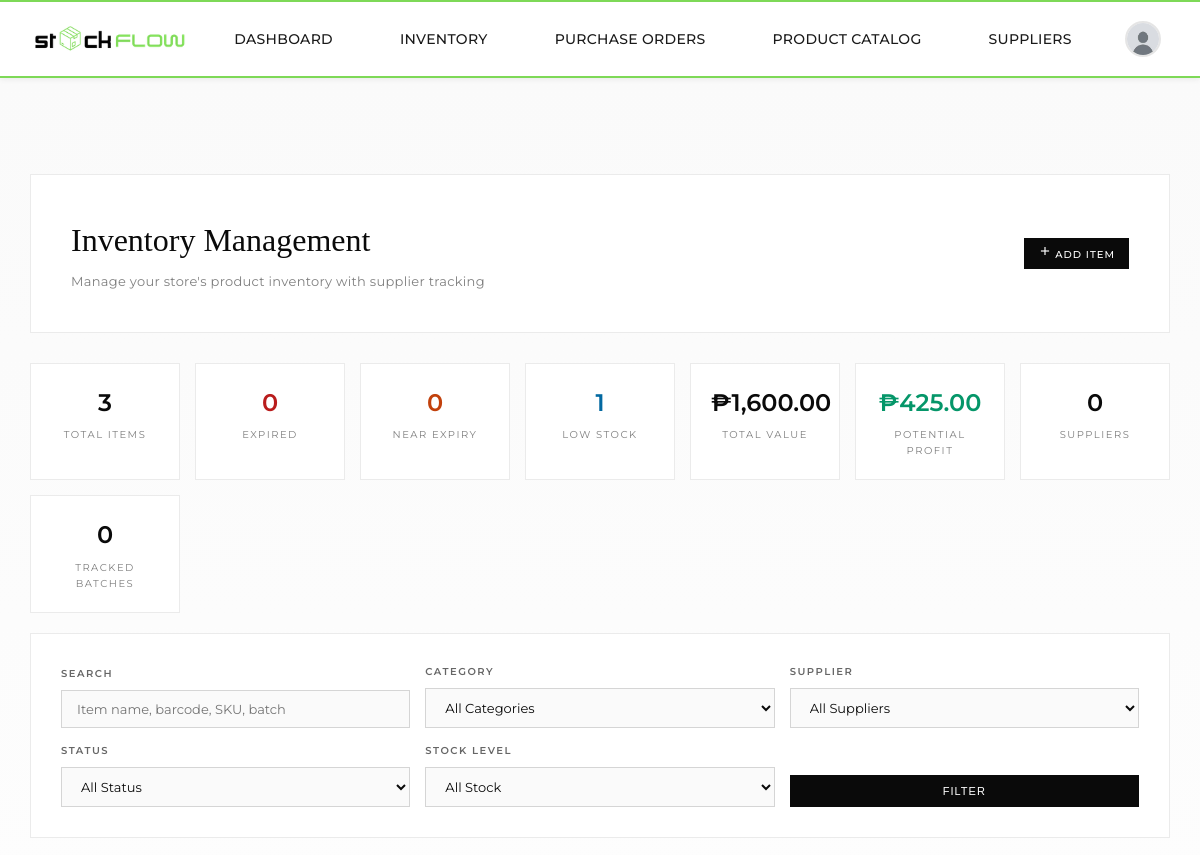
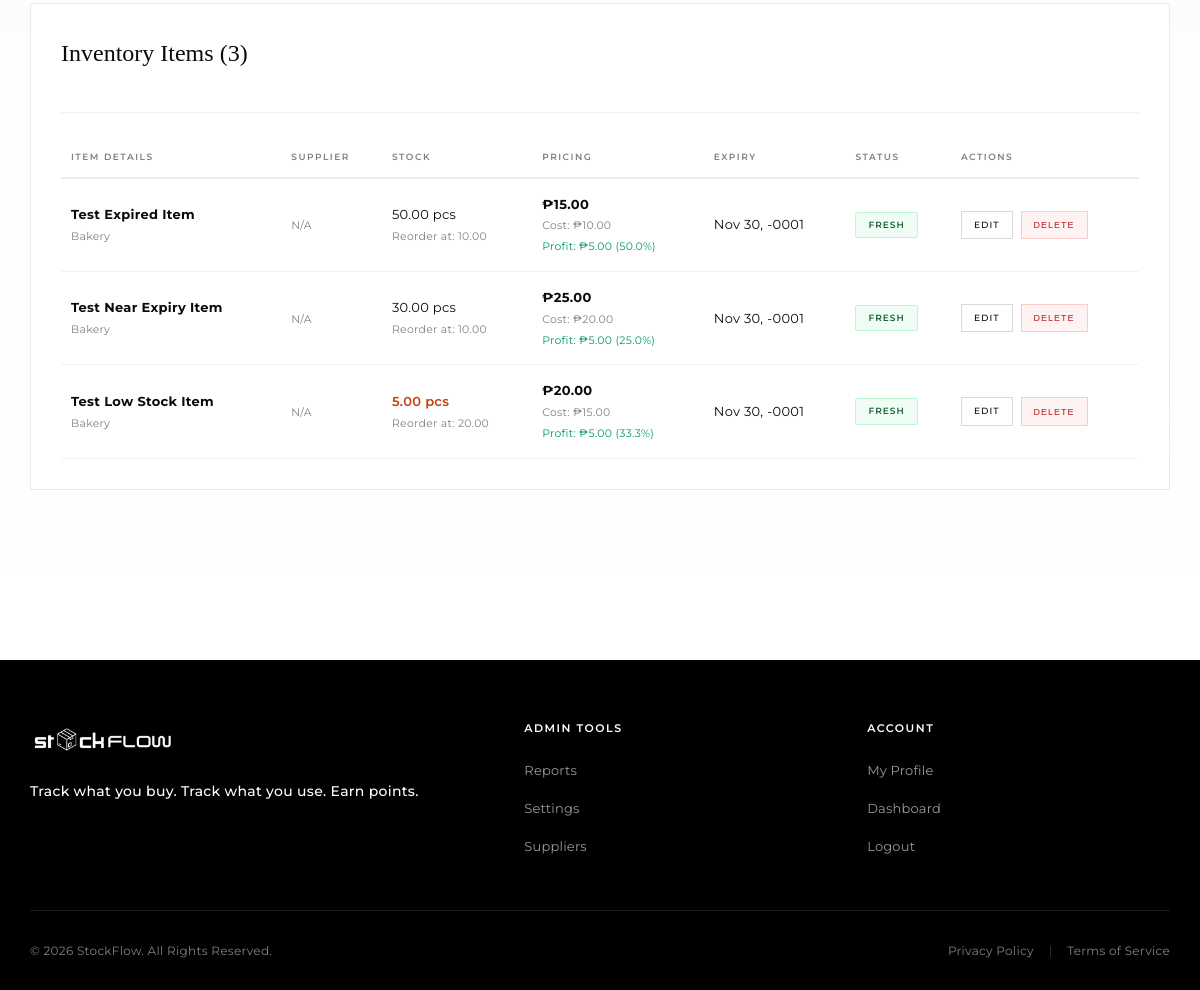
Page /grocery/items/grocery_items.php (signed in) on the committed database (2 pictures, top to bottom).
### tables this page shows
CREATE TABLE `grocery_items` (
  `item_id` int(11) NOT NULL,
  `item_name` varchar(255) NOT NULL,
  `barcode` varchar(100) DEFAULT NULL,
  `catalog_id` int(11) DEFAULT NULL,
  `category_id` int(11) NOT NULL,
  `supplier_id` int(11) DEFAULT NULL,
  `supplier_product_id` int(11) DEFAULT NULL COMMENT 'Links to specific supplier product with pricing',
  `purchase_order_id` int(11) DEFAULT NULL COMMENT 'Purchase order this item came from',
  `batch_number` varchar(100) DEFAULT NULL COMMENT 'Supplier batch/lot number for traceability',
  `received_date` date DEFAULT NULL COMMENT 'Date items were received from supplier',
  `quantity` decimal(10,2) NOT NULL,
  `unit` varchar(50) NOT NULL,
  `purchase_date` date NOT NULL,
  `expiry_date` date NOT NULL,
  `expiry_status` enum('fresh','near_expiry','expired') DEFAULT 'fresh',
  `alert_flag` tinyint(1) DEFAULT 0,
  `cost_price` decimal(10,2) DEFAULT NULL,
  `selling_price` decimal(10,2) DEFAULT NULL,
  `reorder_level` decimal(10,2) DEFAULT 10.00,
  `reorder_quantity` decimal(10,2) DEFAULT 50.00,
  `sku` varchar(100) DEFAULT NULL,
  `created_by` int(11) NOT NULL,
  `store_id` int(11) NOT NULL,
  `date_added` timestamp NOT NULL DEFAULT current_timestamp(),
  `last_updated` timestamp NOT NULL DEFAULT current_timestamp() ON UPDATE current_timestamp()
);

CREATE TABLE `categories` (
  `category_id` int(11) NOT NULL,
  `category_name` varchar(100) NOT NULL,
  `description` text DEFAULT NULL,
  `created_at` timestamp NOT NULL DEFAULT current_timestamp()
);

### includes/config.php (called while the page is built, shortened)
<?php
$baseUrl = '/StockFlow';
function getCurrentUserId() {
    return $_SESSION['user_id'] ?? null;
}
?>

### grocery/items/grocery_items.php (the view, shortened to what this page needs)
<?php
require_once __DIR__ . '/../../includes/admin_auth_check.php';
$conn    = getDBConnection();
$user_id = getCurrentUserId();
$store_stmt = $conn->prepare("SELECT store_id FROM users WHERE user_id = ?");
$store_stmt->bind_param("i", $user_id);
$store_stmt->execute();
$store_id = $store_stmt->get_result()->fetch_assoc()['store_id'];
$search          = $_GET['search']   ?? '';
$query  = "
    SELECT gi.*, c.category_name, s.supplier_name,
           sp.unit_price AS supplier_unit_price,
           sp.minimum_order_quantity, sp.lead_time_days
    FROM grocery_items gi
    LEFT JOIN categories c         ON gi.category_id         = c.category_id
    LEFT JOIN suppliers s          ON gi.supplier_id          = s.supplier_id
    LEFT JOIN supplier_products sp ON gi.supplier_product_id  = sp.supplier_product_id
    WHERE gi.store_id = ?
";
$params = [$store_id]; $types = "i";
$query .= " ORDER BY gi.date_added DESC";
$stmt = $conn->prepare($query);
$stmt->bind_param($types, ...$params);
$stmt->execute();
$items_result = $stmt->get_result();
$stats_stmt = $conn->prepare("
    SELECT COUNT(*) as total_items,
        SUM(CASE WHEN expiry_status = 'expired'     THEN 1 ELSE 0 END) as expired,
        SUM(CASE WHEN expiry_status = 'near_expiry' THEN 1 ELSE 0 END) as near_expiry,
        SUM(CASE WHEN quantity <= reorder_level      THEN 1 ELSE 0 END) as low_stock,
        SUM(quantity * selling_price) as total_value,
        SUM(quantity * cost_price)    as total_cost,
        COUNT(DISTINCT supplier_id)   as total_suppliers,
        COUNT(DISTINCT CASE WHEN batch_number IS NOT NULL THEN batch_number END) as tracked_batches
    FROM grocery_items WHERE store_id = ?
");
$stats_stmt->bind_param("i", $store_id);
$stats_stmt->execute();
$stats = $stats_stmt->get_result()->fetch_assoc();
$potential_profit = $stats['total_value'] - $stats['total_cost'];
$pageCss = '<link rel="stylesheet" href="' . htmlspecialchars($baseUrl) . '/includes/style/pages/dashboard.css">';
require_once __DIR__ . '/../../includes/header.php';
?>
<main class="dashboard-page">
    <div class="dashboard-container">
        <div class="dashboard-header">
            <div class="header-content">
                <div class="header-info">
                    <h1 class="dashboard-title">Inventory Management</h1>
                    <p class="dashboard-subtitle">Manage your store's product inventory with supplier tracking</p>
                </div>
                <div class="header-actions">
                    <a href="<?= htmlspecialchars($baseUrl) ?>/grocery/items/add_item.php" class="action-btn">
                        <svg width="14" height="14" viewBox="0 0 24 24" fill="none" stroke="currentColor" stroke-width="2">
                            <line x1="12" y1="5" x2="12" y2="19"/><line x1="5" y1="12" x2="19" y2="12"/>
                        </svg>
                        Add Item
                    </a>
                </div>
            </div>
        </div>
        <div class="stats-mini">
            <div class="stat-mini"><div class="stat-mini-value"><?= number_format($stats['total_items']) ?></div><div class="stat-mini-label">Total Items</div></div>
            <div class="stat-mini"><div class="stat-mini-value" style="color:#b91c1c"><?= number_format($stats['expired']) ?></div><div class="stat-mini-label">Expired</div></div>
            <div class="stat-mini"><div class="stat-mini-value" style="color:#c2410c"><?= number_format($stats['near_expiry']) ?></div><div class="stat-mini-label">Near Expiry</div></div>
            <div class="stat-mini"><div class="stat-mini-value" style="color:#0369a1"><?= number_format($stats['low_stock']) ?></div><div class="stat-mini-label">Low Stock</div></div>
            <div class="stat-mini"><div class="stat-mini-value">₱<?= number_format($stats['total_value'], 2) ?></div><div class="stat-mini-label">Total Value</div></div>
            <div class="stat-mini"><div class="stat-mini-value" style="color:#059669">₱<?= number_format($potential_profit, 2) ?></div><div class="stat-mini-label">Potential Profit</div></div>
            <div class="stat-mini"><div class="stat-mini-value"><?= number_format($stats['total_suppliers']) ?></div><div class="stat-mini-label">Suppliers</div></div>
            <div class="stat-mini"><div class="stat-mini-value"><?= number_format($stats['tracked_batches']) ?></div><div class="stat-mini-label">Tracked Batches</div></div>
        </div>
        <div class="filters-section">
            <form method="GET" action="">
                <div class="filters-grid">
                    <div class="filter-group">
                        <label class="filter-label">Search</label>
                        <input type="text" name="search" class="filter-input" placeholder="Item name, barcode, SKU, batch" value="<?= htmlspecialchars($search) ?>">
                    </div>
                    <div class="filter-group">
                        <label class="filter-label">Category</label>
                        <select name="category" class="filter-select">
                            <option value="">All Categories</option>
                        </select>
                    </div>
                    <div class="filter-group">
                        <label class="filter-label">Supplier</label>
                        <select name="supplier" class="filter-select">
                            <option value="">All Suppliers</option>
                        </select>
                    </div>
                    <div class="filter-group">
                        <label class="filter-label">Status</label>
                        <select name="status" class="filter-select">
                            <option value="">All Status</option>
                        </select>
                    </div>
                    <div class="filter-group">
                        <label class="filter-label">Stock Level</label>
                        <select name="stock" class="filter-select">
                            <option value="">All Stock</option>
                        </select>
                    </div>
                    <div class="filter-group">
                        <label class="filter-label">&nbsp;</label>
                        <button type="submit" class="filter-btn">Filter</button>
                    </div>
                </div>
            </form>
        </div>
        <div class="content-section">
            <div class="section-header">
                <h2 class="section-title">Inventory Items (<?= $items_result->num_rows ?>)</h2>
            </div>
            <?php if ($items_result->num_rows > 0): ?>
                <div class="table-wrapper">
                    <table class="data-table">
                        <thead>
                            <tr>
                                <th>Item Details</th><th>Supplier</th><th>Stock</th>
                                <th>Pricing</th><th>Expiry</th><th>Status</th><th>Actions</th>
                            </tr>
                        </thead>
                        <tbody>
                        <?php while ($item = $items_result->fetch_assoc()): ?>
                            <tr id="row-<?= $item['item_id'] ?>">
                                <td>
                                    <strong><?= htmlspecialchars($item['item_name']) ?></strong>
                                    <br><small style="color:rgba(0,0,0,.5)"><?= htmlspecialchars($item['category_name'] ?? 'N/A') ?></small>
                                </td>
                                <td>
                                    <?php if ($item['supplier_name']): ?>
                                        <span class="supplier-tag"><?= htmlspecialchars($item['supplier_name']) ?></span>
                                        <?php if ($item['supplier_unit_price']): ?><br><small style="color:rgba(0,0,0,.5)">Supplier Price: ₱<?= number_format($item['supplier_unit_price'], 2) ?></small><?php endif ?>
                                        <?php if ($item['lead_time_days']):      ?><br><small style="color:rgba(0,0,0,.5)">Lead time: <?= $item['lead_time_days'] ?> days</small><?php endif ?>
                                    <?php else: ?><small style="color:rgba(0,0,0,.5)">N/A</small><?php endif ?>
                                </td>
                                <td>
                                    <?php
                                    $qty = number_format($item['quantity'], 2);
                                    if ($item['quantity'] == 0)                             echo "<span class='stock-out'>{$qty} {$item['unit']}</span>";
                                    elseif ($item['quantity'] <= $item['reorder_level'])     echo "<span class='stock-low'>{$qty} {$item['unit']}</span>";
                                    else                                                     echo "{$qty} {$item['unit']}";
                                    ?>
                                    <br><small style="color:rgba(0,0,0,.5)">Reorder at: <?= number_format($item['reorder_level'], 2) ?></small>
                                </td>
                                <td>
                                    <strong>₱<?= number_format($item['selling_price'], 2) ?></strong>
                                    <br><small style="color:rgba(0,0,0,.5)">Cost: ₱<?= number_format($item['cost_price'], 2) ?></small>
                                    <?php $profit = $item['selling_price'] - $item['cost_price']; $margin = $item['cost_price'] > 0 ? ($profit / $item['cost_price'] * 100) : 0; ?>
                                    <br><small style="color:<?= $profit > 0 ? '#059669' : '#b91c1c' ?>">Profit: ₱<?= number_format($profit, 2) ?> (<?= number_format($margin, 1) ?>%)</small>
                                </td>
                                <td>
                                    <?= date('M d, Y', strtotime($item['expiry_date'])) ?>
                                </td>
                                <td>
                                    <?php $badge = match($item['expiry_status']) { 'fresh' => 'badge-delivered', 'near_expiry' => 'badge-pending', default => 'badge-cancelled' }; ?>
                                    <span class="badge <?= $badge ?>"><?= ucfirst(str_replace('_', ' ', $item['expiry_status'])) ?></span>
                                </td>
                                <td>
                                    <div class="item-actions">
                                        <a class="btn-small btn-edit"
                                           href="edit_item.php?item_id=<?= $item['item_id'] ?>">Edit</a>
                                        <button class="btn-small btn-delete"
                                                onclick="showDeleteModal(<?= $item['item_id'] ?>, '<?= htmlspecialchars(addslashes($item['item_name'])) ?>')">Delete</button>
                                    </div>
                                </td>
                            </tr>
                        <?php endwhile; ?>
                        </tbody>
                    </table>
                </div>
            <?php endif; ?>
        </div>
    </div>
</main>
<?php require_once __DIR__ . '/../../includes/footer.php'; ?>

### css/style.css (style rules this page uses)
:root { --primary: #1a1a1a; --secondary: #666666; --border: #e5e5e5; --bg: #ffffff; --hover: #f5f5f5; }
* { margin: 0; padding: 0; box-sizing: border-box; }
html { min-height: 100vh; overflow-x: hidden; }
body { font-family: 'Montserrat', sans-serif; background-color: #fff; min-height: 100vh; display: flex; flex-direction: column; margin: 0; position: relative; overflow-x: hidden; padding-top: 74px; }
main { width: 100%; position: relative; z-index: 1; padding-bottom: 60px; }
.header-actions { display: flex; align-items: center; gap: 14px; height: 44px; }

### includes/style/pages/dashboard.css (style rules this page uses)
* { margin: 0; padding: 0; box-sizing: border-box; }
body { font-family: 'Montserrat', sans-serif; background: #ffffff; color: #1a1a1a; line-height: 1.6; }
.dashboard-page { min-height: 100vh; padding: 100px 30px 60px; background: linear-gradient(to bottom, #fafafa 0%, #ffffff 100%); }
.dashboard-container { max-width: 1400px; margin: 0 auto; }
.dashboard-header { background: #ffffff; border: 1px solid rgba(0,0,0,0.08); padding: 40px; margin-bottom: 30px; transition: all 0.3s ease; }
.header-content { display: flex; justify-content: space-between; align-items: center; }
.header-info { flex: 1; }
.dashboard-title { font-family: 'Playfair Display', serif; font-size: 32px; font-weight: 400; margin-bottom: 5px; color: #0a0a0a; }
.dashboard-subtitle { font-size: 13px; color: rgba(0,0,0,0.5); letter-spacing: 0.3px; }
.header-actions { display: flex; align-items: center; gap: 15px; }
.section-title { font-family: 'Playfair Display', serif; font-size: 24px; font-weight: 400; color: #0a0a0a; margin-bottom: 25px; }
.content-section { background: #ffffff; border: 1px solid rgba(0,0,0,0.08); padding: 30px; margin-bottom: 30px; }
.section-header { display: flex; justify-content: space-between; align-items: center; margin-bottom: 25px; padding-bottom: 15px; border-bottom: 1px solid rgba(0,0,0,0.06); }
.table-wrapper { overflow-x: auto; }
.data-table { width: 100%; border-collapse: collapse; }
.data-table thead th { text-align: left; padding: 12px 10px; font-size: 9px; letter-spacing: 1.5px; text-transform: uppercase; color: rgba(0,0,0,0.5); font-weight: 600; border-bottom: 2px solid rgba(0,0,0,0.08); }
.data-table tbody td { padding: 15px 10px; font-size: 13px; color: #0a0a0a; border-bottom: 1px solid rgba(0,0,0,0.05); letter-spacing: 0.3px; }
.data-table tbody tr { transition: background 0.2s ease; }
.badge { display: inline-block; padding: 5px 12px; font-size: 9px; letter-spacing: 1px; text-transform: uppercase; font-weight: 600; border-radius: 2px; }
.badge-delivered { background: #f0fdf4; color: #166534; border: 1px solid #bbf7d0; }
.action-btn { display: inline-block; padding: 6px 14px; font-size: 10px; letter-spacing: 1px; text-transform: uppercase; font-weight: 500; background: #0a0a0a; color: #ffffff; text-decoration: none; transition: all 0.3s ease; border: none; cursor: pointer; }

### rows in the picture
grocery_items: item_name "Test Expired Item", category.category_name "Bakery", quantity "50.00", unit "pcs", reorder_level "10.00", selling_price "15.00", cost_price "10.00", profit "5.00", margin "50.0", expiry_date "Nov 30, -0001", expiry_status "FRESH"
grocery_items: item_name "Test Near Expiry Item", category.category_name "Bakery", quantity "30.00", unit "pcs", reorder_level "10.00", selling_price "25.00", cost_price "20.00", profit "5.00", margin "25.0", expiry_date "Nov 30, -0001", expiry_status "FRESH"
grocery_items: item_name "Test Low Stock Item", category.category_name "Bakery", quantity "5.00", unit "pcs", reorder_level "20.00", selling_price "20.00", cost_price "15.00", profit "5.00", margin "33.3", expiry_date "Nov 30, -0001", expiry_status "FRESH"

### other values in the picture
$stats['total_items'] "3"
$stats['expired'] "0"
$stats['near_expiry'] "0"
$stats['low_stock'] "1"
$stats['total_value'] "1,600.00"
$potential_profit "425.00"
$stats['total_suppliers'] "0"
$stats['tracked_batches'] "0"
$items_result->num_rows "3"
